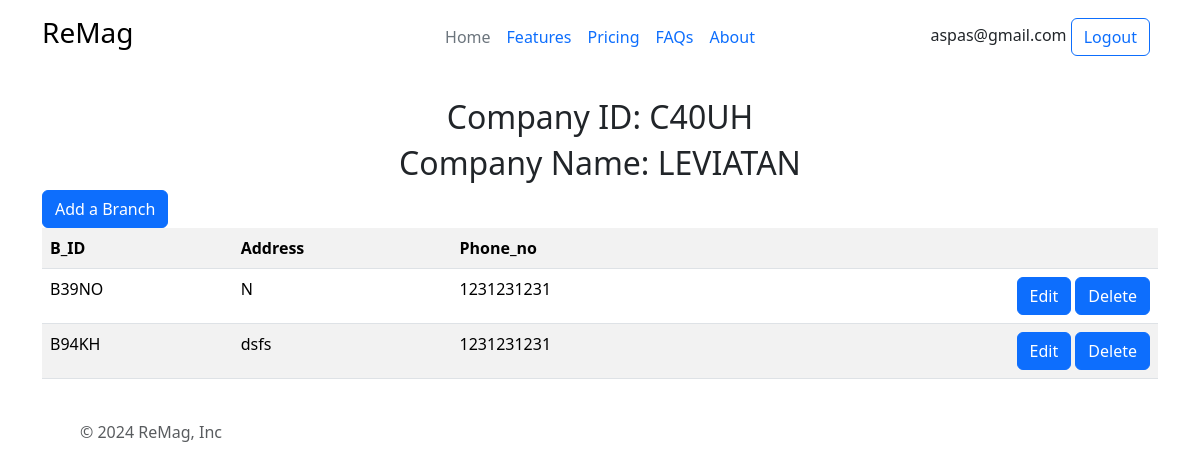
Screenshot of /companypage (signed in) with the database file from the repository.
### all/models.py (models this page shows, shortened)
class Company(models.Model):
    c_id=models.CharField(primary_key=True,max_length=5)
    c_name=models.CharField(max_length=30,null=False)
    c_phone=models.IntegerField(null=False)
    c_address=models.CharField(max_length=200,null=False)
    c_email=models.CharField(null=False,max_length=30)
    c_password=models.CharField(null=False,max_length=200)

class Branch(models.Model):
    b_id=models.CharField(primary_key=True,max_length=5)
    company=models.ForeignKey(Company, on_delete=models.CASCADE)
    b_address=models.CharField(null=False,max_length=200)
    b_phone_no=models.IntegerField(null=False)

### all/views.py (the view)
# urls.py: path("companypage", views.company_page, name="companypage"),
def company_page(request):
    context = {}
    if 'company' in request.session:
        context['email']=request.session['email']
        context['company']=Company.objects.get(pk=request.session['company'])
        context['branches']=Branch.objects.filter(company=request.session['company'])
        return render(request, "all/company-branches.html", context=context)
    return redirect("/logincompany")

### all/templates/all/company-branches.html (shortened to what this page needs)
{% extends "all/base.html" %}
{% block content %}
<link href="https://cdn.jsdelivr.net/npm/bootstrap@5.3.3/dist/css/bootstrap.min.css" rel="stylesheet">
    <h2>Company ID: {{company.c_id}}</h2>
    <h2>Company Name: {{company.c_name}}</h2>
    <button type="button" class="btn btn-primary" onclick="location.href = '/add-branch';">Add a Branch</button>
    <table class="table table-striped table-hover">
        <tr>
            <th scope="col">B_ID</th>
            <th scope="col">Address</th>
            <th scope="col">Phone_no</th>
            <th scope="col-1"></th>
        </tr>
        {% for branch in branches %}
            <tr>
                <td>{{branch.b_id}}</td>
                <td>{{branch.b_address}}</td>
                <td>{{branch.b_phone_no}}</td>
                <td class="text-end"><button class="btn btn-primary" onclick="location.href = '/branch/{{branch.b_id}}';">Edit</button>
                <button class="btn btn-primary" onclick="location.href = '/delete-branch/{{branch.b_id}}';">Delete</button></td>
            </tr>
        {% endfor %}
    </table>
{% endblock %}

### all/templates/all/base.html (shortened to what this page needs)
{% load static %}
<!DOCTYPE html>
<head>
    <link href="https://cdn.jsdelivr.net/npm/bootstrap@5.3.3/dist/css/bootstrap.min.css" rel="stylesheet">
    <link href="{% static 'all/styles/styles1.css' %}" rel="stylesheet">
</head>
<body>
   <div class="container">
    <header class="d-flex flex-wrap align-items-center justify-content-center justify-content-md-between py-3 mb-4">
      <div class="col-md-3 mb-2 mb-md-0">
        <a href="/" class="d-inline-flex link-body-emphasis text-decoration-none">
            <h3>ReMag</h3>
        </a>
      </div>
      <ul class="nav col-12 col-md-auto mb-2 justify-content-center mb-md-0">
        <li><a href="#" class="nav-link px-2 link-secondary">Home</a></li>
        <li><a href="#" class="nav-link px-2">Features</a></li>
        <li><a href="#" class="nav-link px-2">Pricing</a></li>
        <li><a href="#" class="nav-link px-2">FAQs</a></li>
        <li><a href="#" class="nav-link px-2">About</a></li>
      </ul>
      {% if email %}
      <div class="col-md-3 text-end">
        {{email}}
        <button type="button" class="btn btn-outline-primary me-2" onclick="location.href = '/logout';">Logout</button>
      </div>
      {% endif %}
    </header>
  </div>
  <div class="container">
    {% block content %}
    {% endblock %}
  </div>
  <div class="container">
    <footer class="d-flex flex-wrap justify-content-between align-items-center py-3 my-4">
      <div class="col-md-4 d-flex align-items-center">
        <a href="/" class="mb-3 me-2 mb-md-0 text-body-secondary text-decoration-none lh-1">
          <svg class="bi" width="30" height="24"><use xlink:href="#bootstrap"></use></svg>
        </a>
        <span class="mb-3 mb-md-0 text-body-secondary">© 2024 ReMag, Inc</span>
      </div>
      <ul class="nav col-md-4 justify-content-end list-unstyled d-flex">
        <li class="ms-3"><a class="text-body-secondary" href="#"><svg class="bi" width="24" height="24"><use xlink:href="#twitter"></use></svg></a></li>
        <li class="ms-3"><a class="text-body-secondary" href="#"><svg class="bi" width="24" height="24"><use xlink:href="#instagram"></use></svg></a></li>
        <li class="ms-3"><a class="text-body-secondary" href="#"><svg class="bi" width="24" height="24"><use xlink:href="#facebook"></use></svg></a></li>
      </ul>
    </footer>
  </div>
</body>

### all/static/all/styles/styles1.css (style rules this page uses)
h1,h2,h3 { text-align: center; font-size: 40px; }

### rows the page displays
Company: c_email "aspas@gmail.com", c_id "C40UH", c_name "LEVIATAN"
Branch: b_id "B39NO", b_address "N", b_phone_no "1231231231"
Branch: b_id "B94KH", b_address "dsfs", b_phone_no "1231231231"
